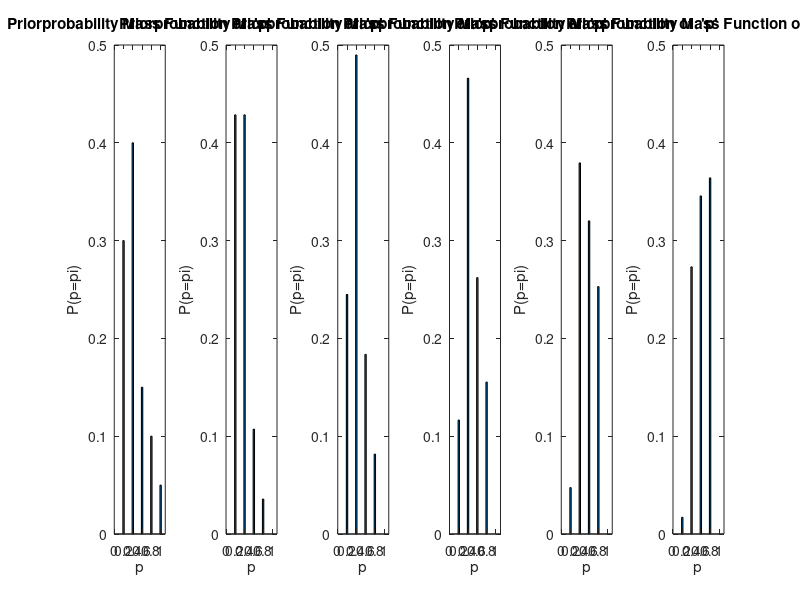

Write the MATLAB code that produced this figure.
clc;
clear all;
%%
Short_Pile_Probability=zeros(1, 5);
Probabilities=zeros(5,5);
%%
% Five Scenarios Probabilities
% Y-axis
Y=[0.3 0.4 0.15 0.1 0.05];    %Prior State  
%%
% Observed Data->Likelihood Function {X1; X2} 
% X-axis  
X1=[0.2 0.4 0.6 0.8 1];       %Short Piling 
X2=[0.8 0.6 0.4 0.2 0];       %Normal Piling  
%%
Short_Pile_Probability(1,1)=Y*X1';
Probabilities(1,:)=Y;
%%
subplot(1,6,1)
fprintf('Prior Probabilities');
disp(Y*X1')
fprintf('Short Pile Probability');
disp(Y)
bar(X1,Y,'LineWidth',0.1,'BarWidth',0.15);
xlabel("p")
ylabel("P(p=pi)")
xlim([0 1.1])
ylim([0 0.5])
title("Priorprobability Mass Function of  'p'")
hold on;
%%
n=2;
while n<=3
      X=X2;
%%
    Y=(Y.*X)/(Y*X');            %Posterior State  
    P_ShortPiling=Y*X';
    %Ends:State Update(From Prior To Posterior)
    %Means:Naive Bayes
%%
    Short_Pile_Probability(1,n)=P_ShortPiling;
    Probabilities(n,:)=Y;
%%
    subplot(1,6,n)
    fprintf('Short Pile Probability');
    disp(P_ShortPiling)
    fprintf('Posterior Probabilities');
    disp(Y)
    bar(X1,Y,'LineWidth',0.1,'BarWidth',0.15);
    xlabel("p")
    ylabel("P(p=pi)")
    xlim([0 1.1])
    ylim([0 0.5])
    title("Priorprobability Mass Function of  'p'")
    hold on;
    n=n+1;
    while n <= 6
       X=X1;
       Y=(Y.*X)/(Y*X'); 
       P_ShortPiling=Y*X';
       Short_Pile_Probability(1,n)=P_ShortPiling;
       Probabilities(n,:)=Y;
       subplot(1,6,n)
       fprintf('Short Pile Probability');
       disp(P_ShortPiling)
       fprintf('Posterior Probabilities');
       disp(Y)
       bar(X1,Y,'LineWidth',0.1,'BarWidth',0.15);
       xlabel("p")
       ylabel("P(p=pi)")
       xlim([0 1.1])
       ylim([0 0.5])
       title("Priorprobability Mass Function of  'p'")
       hold on; 
       n=n+1;
    end
end
fprintf('Collection of Short_Pile_Probability');
disp(Short_Pile_Probability)
fprintf('Collection of Probabilities');
disp(Probabilities)